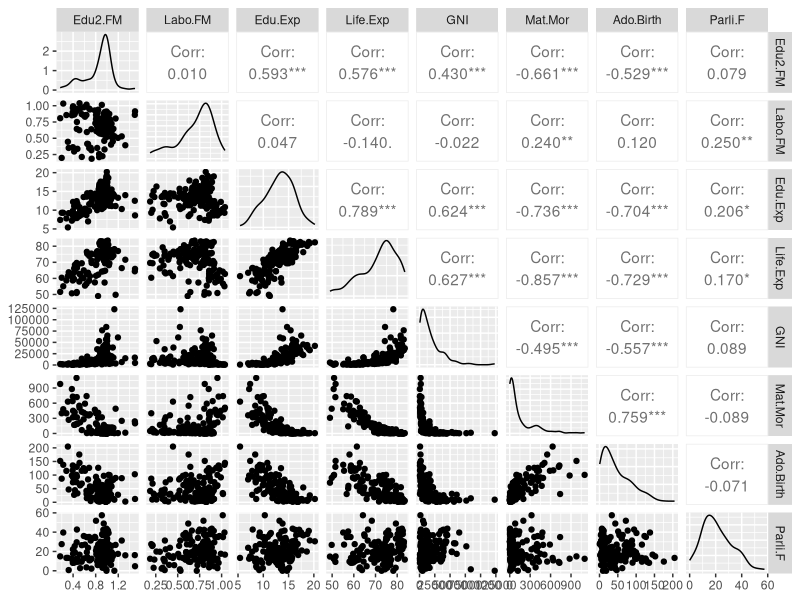
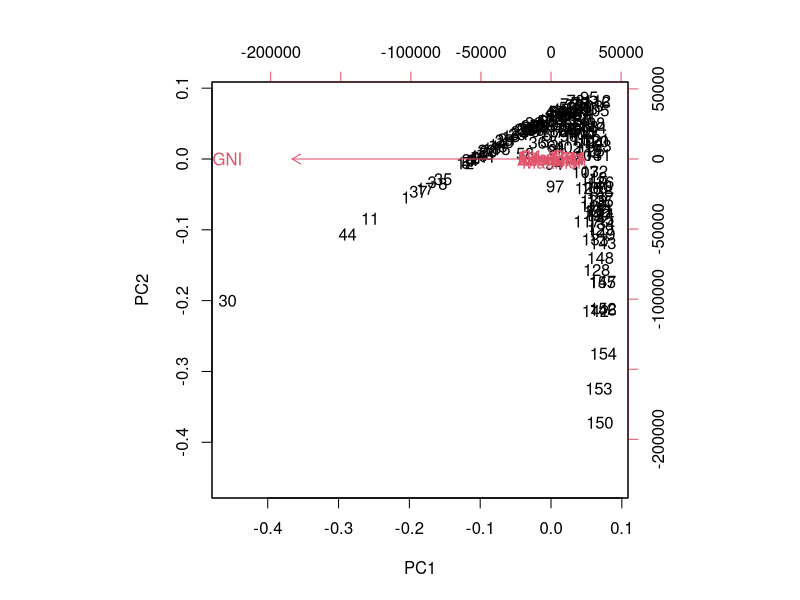
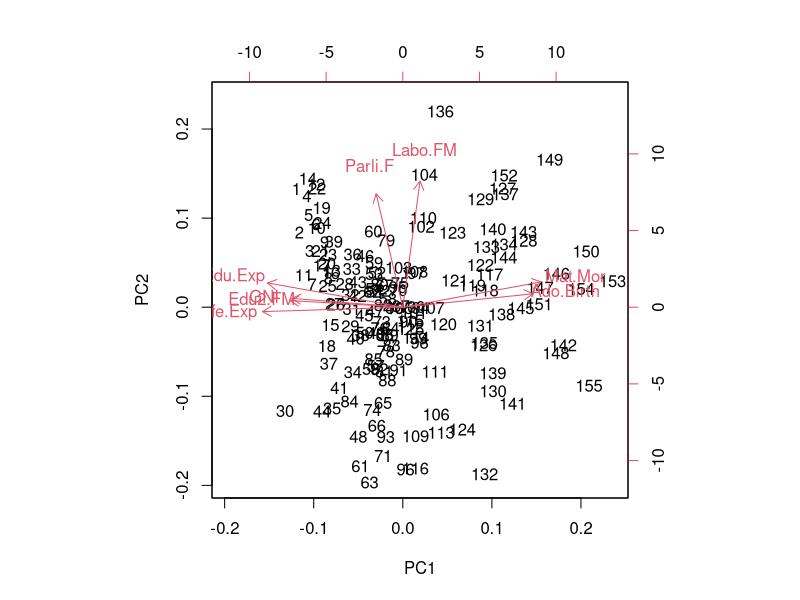
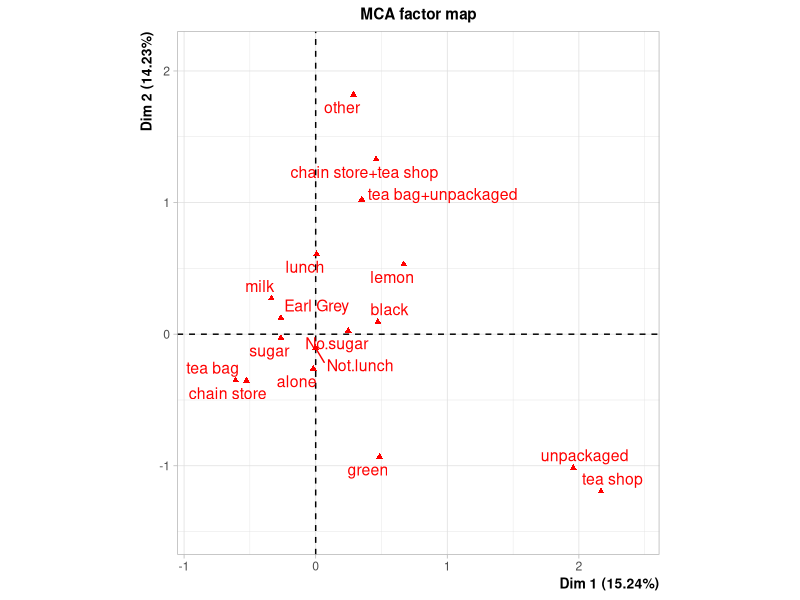
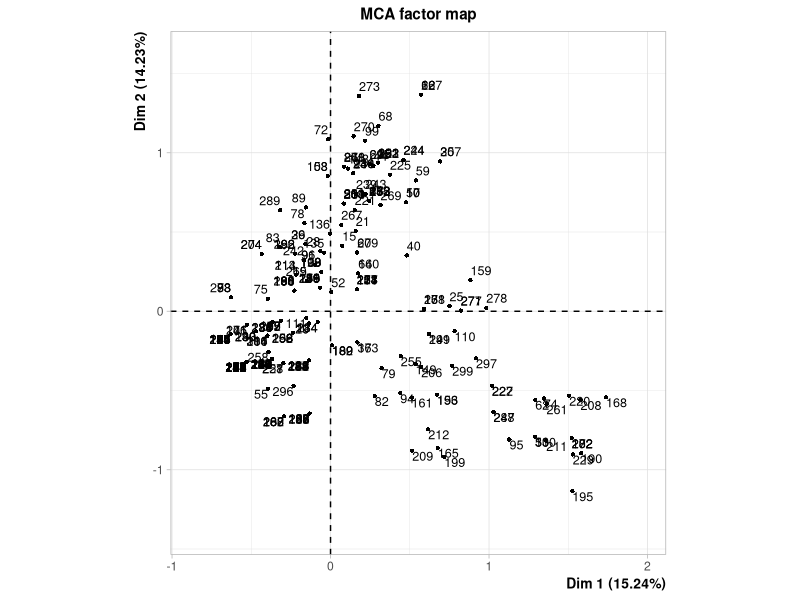
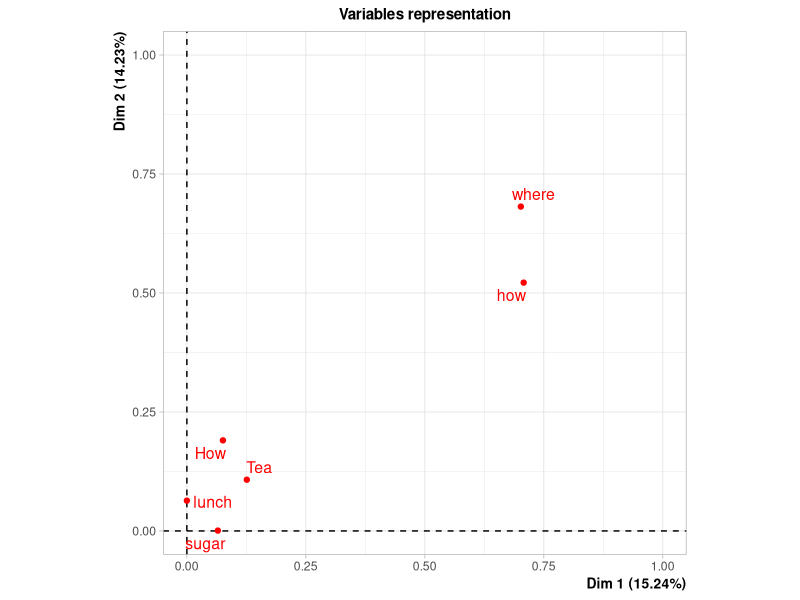
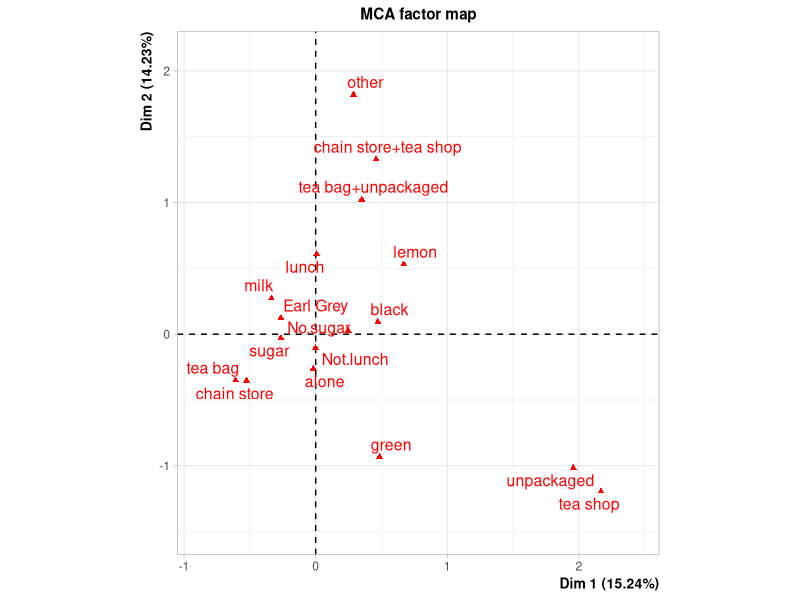

Reproduce these figures in R, in order.
## ---- chunk 1
library(tidyverse)
library(GGally)
## ---- chunk 2
human <- read_csv("data/human.csv")
ggpairs(human)
summary(human)
## ---- chunk 3
pca <- prcomp(human)
round(100 * summary(pca)$importance[2,], digits = 2)
biplot(pca)
## ---- chunk 4
humanStd <- scale(human)
pca <- prcomp(humanStd)
biplot(pca)

round(100 * summary(pca)$importance[2,], digits = 2)
## ---- chunk 5
library(FactoMineR)
data(tea)
str(tea)
dim(tea)
## ---- chunk 6

keep_columns <- c("Tea", "How", "how", "sugar", "where", "lunch")

# select the 'keep_columns' to create a new dataset
tea_time <- select(tea, one_of(keep_columns))
mca <- MCA(tea_time)
plot(mca, invisible = c("ind"))
